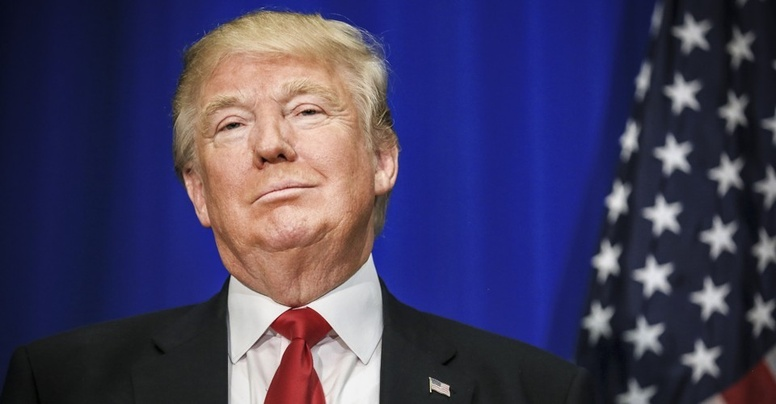
#> input picture data/samples/Trump.jpg, 776 x 404 px, shrunk from 960 x 500 before the run, found by its file name
$ jupyter execute C22716399_Segmentation_3.ipynb
#> lines starting #> are read from the running program, lines starting #| are printed output that depends on the picture; after the words box and inside, x2 and y2 are one past the last pixel; in counts of white or black regions, pixels touching at a corner belong together
[cell 1]
# Student Name: Aaron Baggot
# Student Number: C22716399
# Segmentation: Task 3

# Instructions
# 1. Open “Trump.jpg”;
# Use an appropriate colour space and range to segment out areas of
# flesh (you will need to research this);
# 3. Use morphological processes to clean up the ROI.

# Place Trump’s face somewhere entertaining!

# Hue (H)	0	20	Includes red, orange, and some yellow tones — the range where most skin hues fall.
# Saturation (S)	10	255	Avoids very gray or dull colors (too low saturation) and allows full color intensity.
# Value (V)	10	255	Excludes very dark pixels (too low brightness) while including bright ones.

# The image is converted to HSV making it easier to seperate colour information.
# A range of HSV values were used to represent skin tones. Using this range
# a binary mask is created where pixels in that range fall into the white category,
# everything else is black. Morphological operations are used with elliptical kernal.
# Finally a cleaned mask used to extract only skin coloured areas from the original image.

[cell 2]
import cv2
import numpy as np
from pathlib import Path
import matplotlib.pyplot as plt

[cell 3]
# Load image
img_path = Path("/Users/aaronbaggot/Desktop/image-processing-labs/data/samples/Trump.jpg")
I = cv2.imread(str(img_path))
#> I is the input picture: shape (404, 776, 3); mean B, G, R 95, 62.7, 67.6
I_rgb = cv2.cvtColor(I, cv2.COLOR_BGR2RGB)

[cell 4]
# Convert to HSV
hsv = cv2.cvtColor(I, cv2.COLOR_BGR2HSV)
#> hsv: shape (404, 776, 3); mean H, S, V 93.3, 122.3, 107.4

# Define skin colour range - minimum and
lower_skin = np.array([0, 20, 60], dtype=np.uint8)
upper_skin = np.array([20, 255, 255], dtype=np.uint8)

# Threshold to get skin mask
mask = cv2.inRange(hsv, lower_skin, upper_skin)
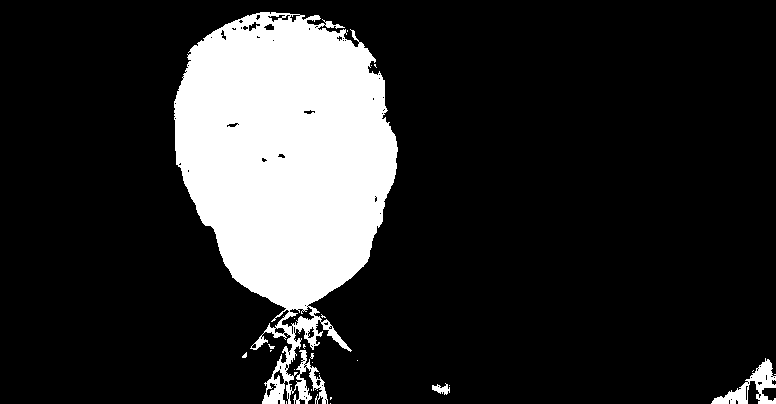
#> mask: shape (404, 776); 17.2% white; 25 white regions (22 under 20 px), largest, box (x1, y1, x2, y2) and area: (174, 12, 398, 404) 52702, (711, 358, 776, 404) 1046, (432, 383, 450, 395) 118

# Clean the mask
kernel = cv2.getStructuringElement(cv2.MORPH_ELLIPSE, (7,7))
mask_clean = cv2.morphologyEx(mask, cv2.MORPH_OPEN, kernel, iterations=2)
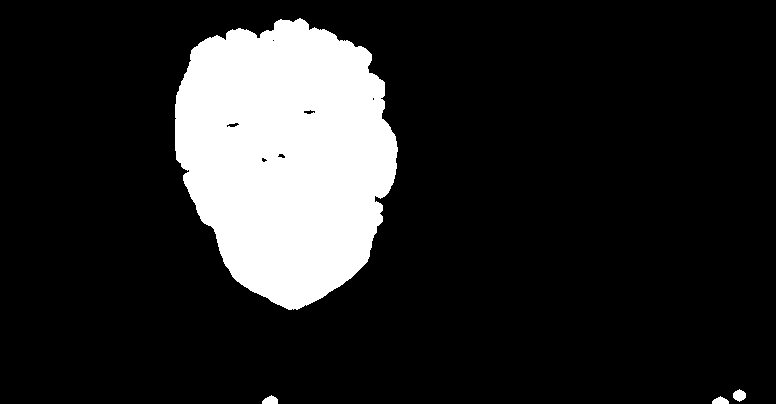
#> mask_clean: shape (404, 776); 15.5% white; 4 white regions, box (x1, y1, x2, y2) and area: (175, 18, 398, 310) 48373, (733, 389, 746, 402) 117, (262, 395, 278, 404) 104, (712, 396, 729, 404) 94
mask_clean = cv2.morphologyEx(mask_clean, cv2.MORPH_CLOSE, kernel, iterations=2)
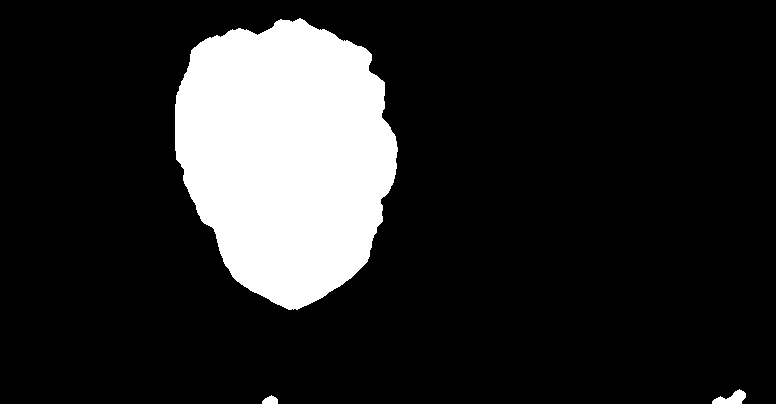
#> mask_clean: shape (404, 776); 15.6% white; 3 white regions, box (x1, y1, x2, y2) and area: (175, 18, 398, 310) 48607, (712, 389, 746, 404) 281, (262, 395, 278, 404) 104

# Extract skin region
skin = cv2.bitwise_and(I_rgb, I_rgb, mask=mask_clean)
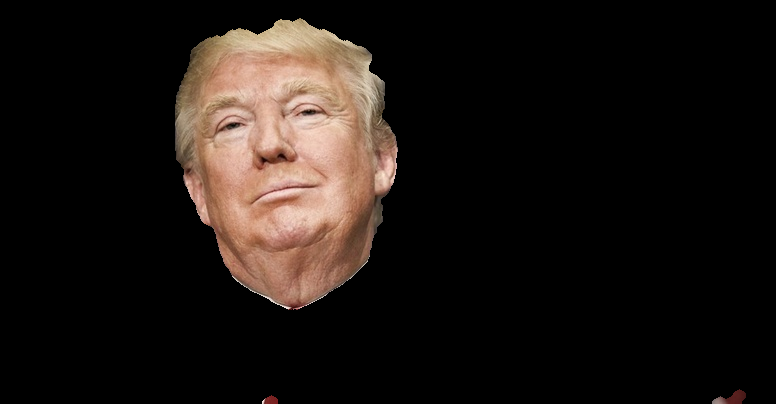
#> skin: shape (404, 776, 3); mean R, G, B 28.6, 22, 18.2

[cell 5]
# Display
plt.figure(figsize=(10,4))
plt.subplot(1,3,1); plt.imshow(I_rgb); plt.title("Original"); plt.axis("off")
plt.subplot(1,3,2); plt.imshow(mask_clean, cmap='gray'); plt.title("Mask"); plt.axis("off")
plt.subplot(1,3,3); plt.imshow(skin); plt.title("Skin Region"); plt.axis("off")
plt.show()

[cell 6]
import cv2
import numpy as np
from pathlib import Path

# Load Trump face and baby background
trump_path = Path("/Users/aaronbaggot/Desktop/image-processing-labs/data/samples/Trump.jpg")
baby_path = Path("/Users/aaronbaggot/Desktop/image-processing-labs/data/samples/baby.png")

# Convert to HSV
hsv = cv2.cvtColor(I, cv2.COLOR_BGR2HSV)

# Define skin colour range - minimum and maximum
lower_skin = np.array([0, 10, 10], dtype=np.uint8)
upper_skin = np.array([20, 255, 255], dtype=np.uint8)

# Threshold to get skin mask
mask = cv2.inRange(hsv, lower_skin, upper_skin)
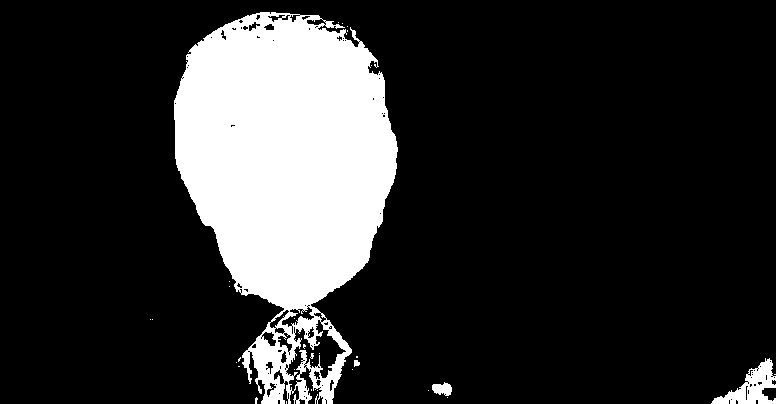
#> mask: shape (404, 776); 18% white; 31 white regions (27 under 20 px), largest, box (x1, y1, x2, y2) and area: (174, 12, 398, 404) 54912, (711, 358, 776, 404) 1281, (432, 382, 452, 396) 196, (354, 360, 360, 367) 32

# Clean the mask
kernel = cv2.getStructuringElement(cv2.MORPH_ELLIPSE, (7,7))
mask_clean = cv2.morphologyEx(mask, cv2.MORPH_OPEN, kernel, iterations=2)
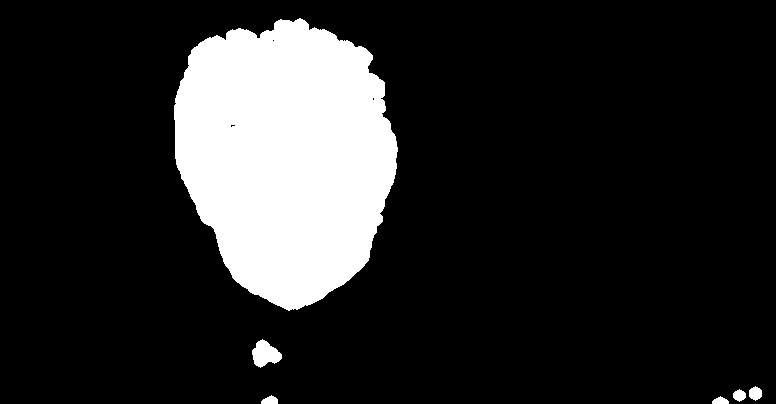
#> mask_clean: shape (404, 776); 15.9% white; 6 white regions, box (x1, y1, x2, y2) and area: (174, 18, 398, 311) 48833, (252, 339, 282, 368) 540, (749, 386, 762, 401) 143, (733, 389, 746, 402) 117, (261, 395, 278, 404) 109, (712, 396, 729, 404) 94
mask_clean = cv2.morphologyEx(mask_clean, cv2.MORPH_CLOSE, kernel, iterations=2)
#> mask_clean: shape (404, 776); 16% white; 4 white regions, box (x1, y1, x2, y2) and area: (174, 18, 398, 311) 48952, (252, 339, 282, 368) 546, (712, 386, 762, 404) 453, (261, 395, 278, 404) 109

# Extract skin region
skin = cv2.bitwise_and(I_rgb, I_rgb, mask=mask_clean)

[cell 7]
# Display
plt.figure(figsize=(10,4))
plt.subplot(1,3,1); plt.imshow(I_rgb); plt.title("Original"); plt.axis("off")
plt.subplot(1,3,2); plt.imshow(mask_clean, cmap='gray'); plt.title("Mask"); plt.axis("off")
plt.subplot(1,3,3); plt.imshow(skin); plt.title("Skin Region"); plt.axis("off")
plt.show()

$ run again, with data/samples/horse.jpg copied over data/samples/Trump.jpg
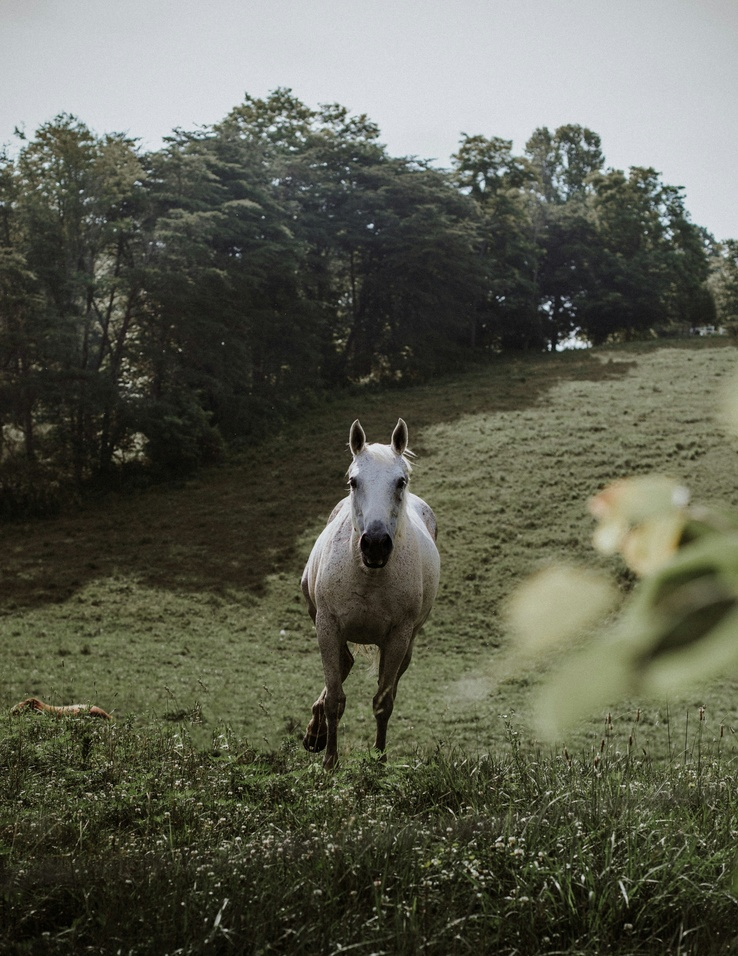
#> input picture data/samples/horse.jpg, 738 x 956 px, shrunk from 2318 x 3000 before the run, found by its file name
#> I is the input picture: shape (956, 738, 3); mean B, G, R 79.7, 93.8, 92
#> hsv: shape (956, 738, 3); mean H, S, V 46.9, 64.4, 95.3
#> `mask = cv2.inRange(hsv, lower_skin, upper_skin)`:
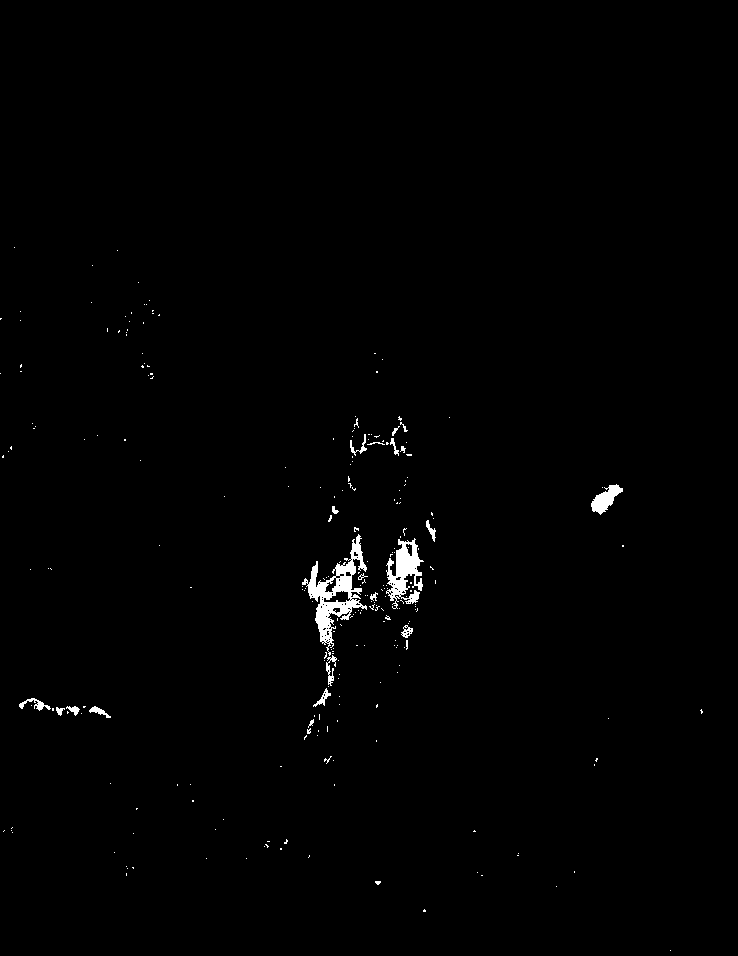
#> mask: shape (956, 738); 0.84% white; 254 white regions (233 under 20 px), largest, box (x1, y1, x2, y2) and area: (302, 534, 367, 656) 2289, (386, 538, 424, 609) 1327, (591, 484, 623, 515) 473
#> `mask_clean = cv2.morphologyEx(mask, cv2.MORPH_OPEN, kernel, iterations..`:
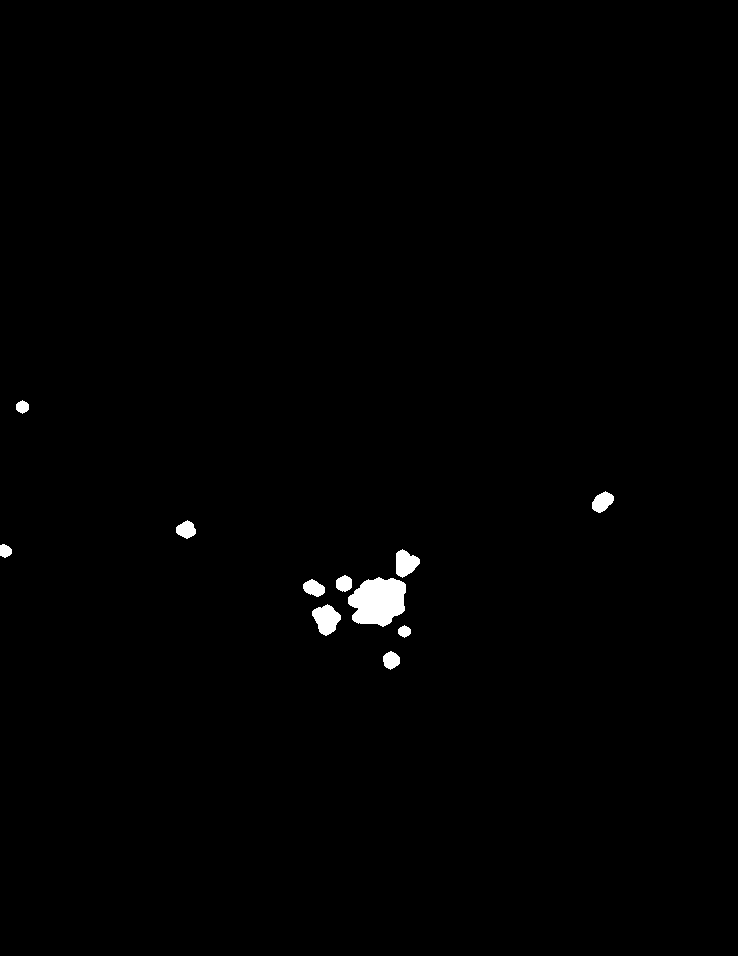
#> mask_clean: shape (956, 738); 0.69% white; 11 white regions, largest, box (x1, y1, x2, y2) and area: (348, 577, 406, 627) 2143, (312, 604, 341, 636) 590, (396, 549, 420, 578) 469
